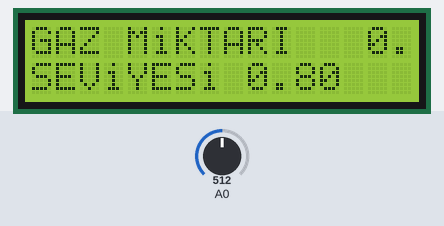
Recording of a sketch running on a simulated Arduino Uno, built with avr-gcc and run on an emulated ATmega328P. Shown: 16×2 character LCD. Inputs (shaded band) come from the test bench; at power-on: A0 = 512. What the sketch prints to the serial monitor is not drawn.

Above: at 1.2 s.
1.3 s: A0 set to 127
At 5.4 s:
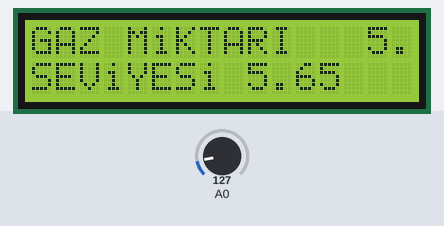
12.1 s: A0 set to 109
At 16.3 s:
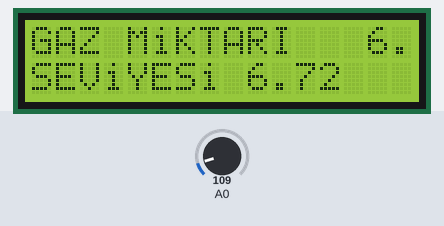
18.1 s: A0 set to 0
At 20.8 s:
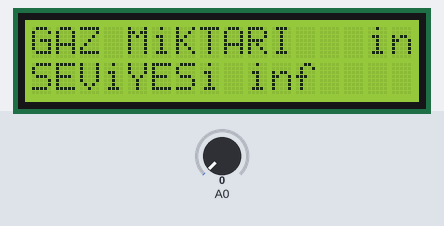
24.1 s: A0 set to 35
At 27.6 s:
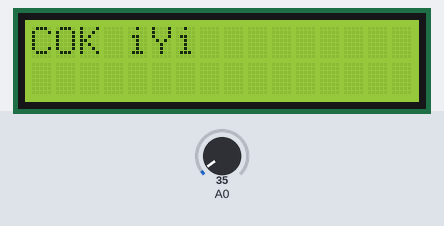
34.9 s: A0 set to 511
At 39.3 s:
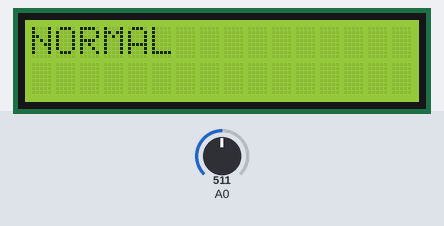
Timing chart, 0 to 40.8 s (numbered marks = the images above; inputs shaded):
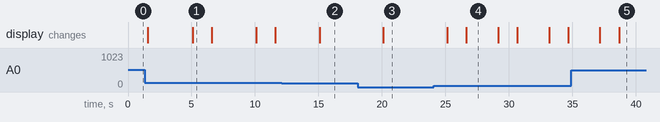

Measured:
- after the input at 1.3 s, the display: first differs from a run without the input after 3.8 s (image 1)
- after the input at 12.1 s, the display: changes after 3.0 s (image 2)
- after the input at 18.1 s, the display: changes after 2.0 s (image 3)
- after the input at 24.1 s, the display: first changes after 1.0 s (image 4 shows a later state)
- after the input at 34.9 s, the display: first changes after 2.3 s (image 5 shows a later state)
- what the display in image 1 shows lasts 1.5 s, from 5.1 s to 6.6 s
- what the display in image 4 shows lasts 2.6 s, from 26.6 s to 29.2 s

The sketch:

Bolum_6_Uyg_3a.ino
```cpp
#include <LiquidCrystal.h>
       LiquidCrystal lcd(12, 11, 5, 4, 3, 2);
       int pin=8;
       void setup() {
         Serial.begin(9600);
        lcd.begin(16, 2);
       }
        void loop() {
        float sensor_volt;
          float RS_gas;
        float oran;
         int sensorValue = analogRead(A0);
         sensor_volt=(float)sensorValue/1024*5.0;
         RS_gas = (5.0-sensor_volt)/sensor_volt;
        // Benim ölçümümde R0 değeri 1,25 çıkmıştı
        oran = RS_gas/1.25;
                   lcd.clear();lcd.setCursor(0,0);
                   lcd.print("GAZ MiKTARI   ");
                   lcd.print(oran);
lcd.setCursor(0,1);
 lcd.print("SEViYESi ");
            lcd.print(oran);
 delay(1500);
if (oran <=25.0 && oran >=20)
        { digitalWrite(pin,LOW);
          lcd.clear();lcd.print("COK iYi ");
          delay(1500);
          }
if (oran <=20.0 && oran >=15)
        { digitalWrite(pin,LOW);
          lcd.clear();lcd.print("iYi ");
          delay(1500);
          }
      if (oran <=15.0 && oran >=10)
        { digitalWrite(pin,LOW);
          lcd.clear();lcd.print("NORMAL ");
          delay(1500);
          }
        if (oran <=10.0 && oran >=7)
        { digitalWrite(pin,HIGH);
        delay(250);
        digitalWrite(pin,LOW);
         delay(500);
          lcd.clear();lcd.print("YUKSEK ");
          delay(1500);
          }
          if (oran <=6.0 )
        { digitalWrite(pin,HIGH);
          lcd.clear();lcd.print("NORMAL ");
          delay(2500);
          }
          Serial.print("sensor_volt = ");
  Serial.println(sensor_volt);
  Serial.print("RS_oran = ");
  Serial.println(RS_gas);
  Serial.print("Rs/R0 = ");
  Serial.println(oran);
  Serial.print("\n\n");
  delay(1000);  }
```
